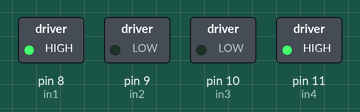
The sketch below on a simulated Arduino Uno, built with avr-gcc and run on an emulated ATmega328P. Parts: switched loads named in the sketch (green lamp = pin HIGH).

Above: at 0.1 s.
Timing chart, 0 to 1.6 s (numbered marks = the images above):
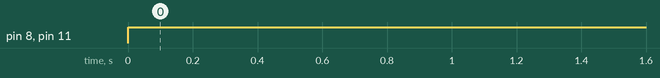

The sketch:

L298N_DriverMotor.ino
```cpp
//-----------------L298N motor driver----------------//
//----------untuk yang ada garis miring 2 (//)-------//
//---------Hapus dan sesuaikan dengan program.-------//
//-------gabungkan program untuk HC-05 dan L298N-----//
//-tidak perlu menggunakan variabel speed(motorspeed)//
//-------Tambahkan penjelasan untuk setiap baris.----//
//----Waktu pengerjaan sampai pertemuan selanjutnya--//
//-------------Usahakan kirim secepatnya.------------//
//------------kirim Tugas melalui Whatsapp-----------//
//Tugas harus sudah berhasil compile(tidak ada error)//
//-----Boleh sambil berdiskusi dengan yang lain------//

int in1 = 8;
int in2 = 9;
int in3 = 10;
int in4 = 11;
void setup() {
pinMode(in1,OUTPUT);
pinMode(in2,OUTPUT);
pinMode(in3,OUTPUT);
pinMode(in4,OUTPUT);
}

void loop() {
  // Maju
  digitalWrite(in1,HIGH);
  digitalWrite(in2,LOW);
  digitalWrite(in4,HIGH);
  digitalWrite(in3,LOW);

  //Mundur
    //dst.

}
```

Measured:
- by itself, pin 8 (in1), pin 11 (in4): LOW → HIGH at 0.00 s
